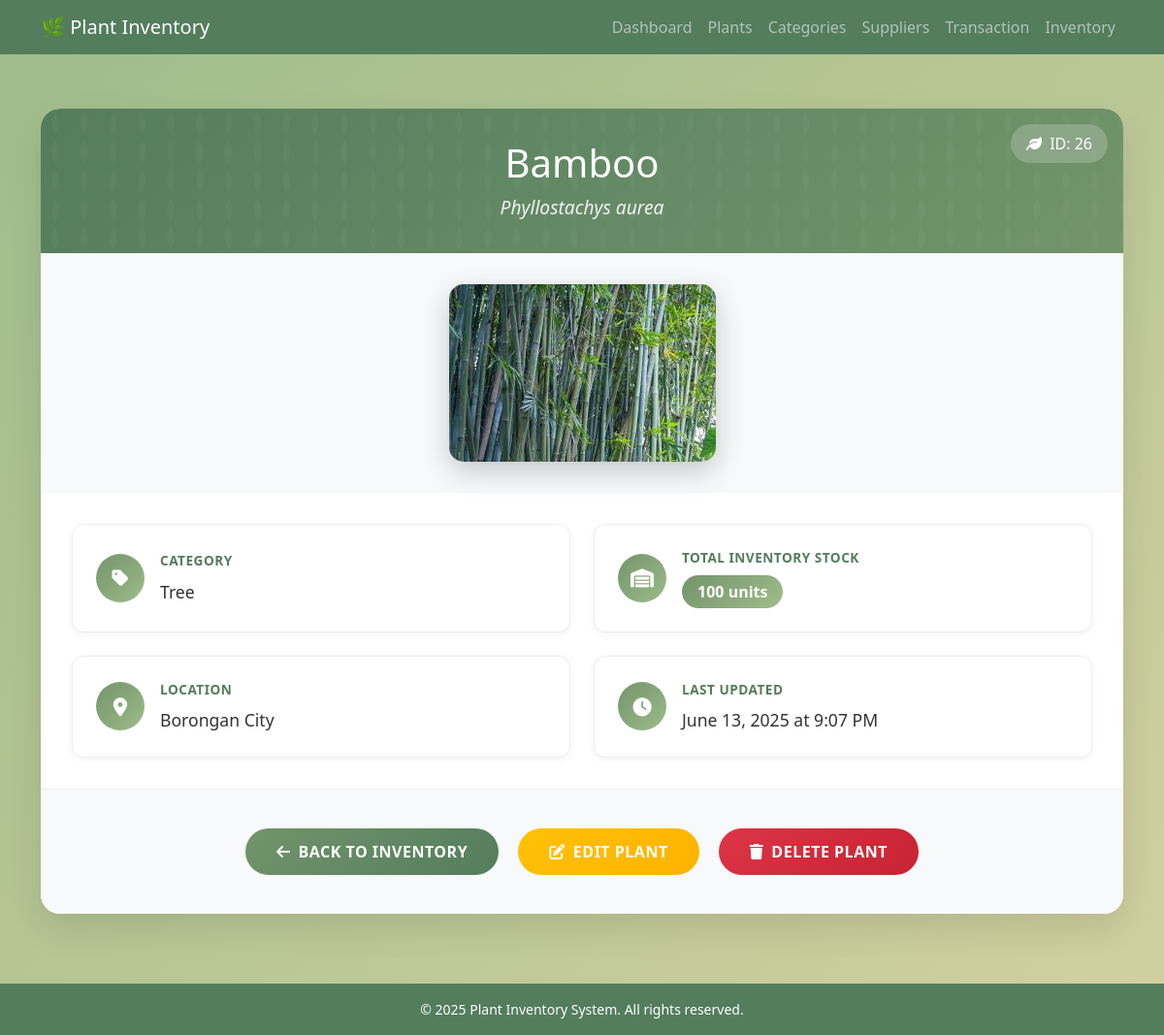
/view_plants.php?id=26 (signed in), run on the app's committed database.
### tables this page shows
CREATE TABLE `plants` (
  `PlantID` int(11) NOT NULL,
  `Name` varchar(255) NOT NULL,
  `ScientificName` varchar(255) NOT NULL,
  `Location` varchar(255) NOT NULL,
  `LastUpdated` datetime NOT NULL DEFAULT current_timestamp(),
  `ImagePath` longblob NOT NULL,
  `category_id` int(11) DEFAULT NULL
);

CREATE TABLE `category` (
  `category_id` int(11) NOT NULL,
  `category_name` varchar(50) NOT NULL
);

### view_plants.php (the view, shortened to what this page needs)
<?php
    include 'navbar.php';
    include 'auth.php';
    $plantID = isset($_GET['id']) ? intval($_GET['id']) : 0;
    $sql = "
        SELECT
            plants.*,
            category.category_name,
            COALESCE(SUM(inventory.inv_quantity), 0) as total_inventory_quantity
        FROM
            plants
        LEFT JOIN
            category
        ON
            plants.category_id = category.category_id
        LEFT JOIN
            inventory
        ON
            plants.PlantID = inventory.PlantID
        WHERE
            plants.PlantID = ?
        GROUP BY
            plants.PlantID
    ";
    $stmt = $conn->prepare($sql);
    $stmt->bind_param("i", $plantID);
    $stmt->execute();
    $result = $stmt->get_result();
    $plant = $result->fetch_assoc();
?>
<!DOCTYPE html>
<html lang="en">
<head>
    <link href="https://cdn.jsdelivr.net/npm/bootstrap@5.3.0/dist/css/bootstrap.min.css" rel="stylesheet">
    <link href="https://cdnjs.cloudflare.com/ajax/libs/font-awesome/6.0.0/css/all.min.css" rel="stylesheet">
</head>
<body>
    <div class="container py-4">
        <div class="plant-card">
            <div class="plant-header">
                <div class="status-indicator">
                    <i class="fas fa-leaf me-1"></i>
                    ID: <?= htmlspecialchars($plant['PlantID']) ?>
                </div>
                <h1><?= htmlspecialchars($plant['Name']) ?></h1>
                <div class="scientific-name"><?= htmlspecialchars($plant['ScientificName']) ?></div>
            </div>
            <div class="plant-image-container">
                <?php
                    $imagePath = $plant['ImagePath'];
                    if (!empty($imagePath) && file_exists($imagePath)) {
                        $imageSrc = htmlspecialchars($imagePath);
                        echo "<img src='$imageSrc' alt='".htmlspecialchars($plant['Name'])."' class='plant-image'>";
                    } elseif (!empty($imagePath)) {
                        echo "<div class='image-error'><i class='fas fa-exclamation-triangle fa-2x mb-2'></i><br>Image File Missing</div>";
                    } else {
                        echo "<div class='no-image-placeholder'><i class='fas fa-camera fa-2x mb-2'></i><br>No Image Available</div>";
                    }
                ?>
            </div>
            <div class="detail-section">
                <div class="details-grid">
                    <div class="detail-row">
                        <div class="detail-icon"><i class="fas fa-tag"></i></div>
                        <div class="detail-content">
                            <div class="detail-label">Category</div>
                            <div class="detail-value"><?= htmlspecialchars($plant['category_name']) ?></div>
                        </div>
                    </div>
                    <div class="detail-row">
                        <div class="detail-icon">
                            <i class="fas fa-warehouse"></i>
                        </div>
                        <div class="detail-content">
                            <div class="detail-label">Total Inventory Stock</div>
                            <div class="detail-value">
                                <span class="quantity-badge"><?= htmlspecialchars($plant['total_inventory_quantity']) ?> units</span>
                            </div>
                        </div>
                    </div>
                    <div class="detail-row">
                        <div class="detail-icon">
                            <i class="fas fa-map-marker-alt"></i>
                        </div>
                        <div class="detail-content">
                            <div class="detail-label">Location</div>
                            <div class="detail-value"><?= htmlspecialchars($plant['Location']) ?></div>
                        </div>
                    </div>
                    <div class="detail-row">
                        <div class="detail-icon">
                            <i class="fas fa-clock"></i>
                        </div>
                        <div class="detail-content">
                            <div class="detail-label">Last Updated</div>
                            <div class="detail-value">
                                <?php
                                    $date = new DateTime($plant['LastUpdated']);
                                    echo $date->format('F j, Y \a\t g:i A');
                                ?>
                            </div>
                        </div>
                    </div>
                </div>
            </div>
            <div class="action-buttons">
                <a href="plants.php" class="btn btn-custom btn-back">
                    <i class="fas fa-arrow-left me-2"></i>Back to Inventory
                </a>
                <a href="edit_plants.php?id=<?= $plant['PlantID'] ?>" class="btn btn-custom btn-edit">
                    <i class="fas fa-edit me-2"></i>Edit Plant
                </a>
                <button class="btn btn-custom btn-delete" onclick="confirmDelete()">
                    <i class="fas fa-trash me-2"></i>Delete Plant
                </button>
            </div>
        </div>
    </div>
<footer class="text-center py-3 mt-5" style="background-color: #537D5D; color: white;">
    <div class="container">
        <small>&copy; <?= date('Y') ?> Plant Inventory System. All rights reserved.</small>
    </div>
</footer>
</body>
</html>

### view_plants.php (style rules this page uses)
:root { --primary-dark-green: #537D5D; --primary-green: #73946B; --secondary-light-green: #9EBC8A; --accent-beige: #D2D0A0; }
body { background: linear-gradient(135deg, var(--secondary-light-green) 0%, var(--accent-beige) 100%); font-family: 'Segoe UI', sans-serif; min-height: 100vh; }
.plant-card { background: white; border-radius: 20px; box-shadow: 0 15px 35px rgba(0,0,0,0.1); overflow: hidden; margin-top: 2rem; }
.plant-header { background: linear-gradient(135deg, var(--primary-dark-green) 0%, var(--primary-green) 100%); color: white; padding: 2rem; text-align: center; position: relative; }
.plant-header::before { content: ''; position: absolute; top: 0; left: 0; right: 0; bottom: 0; opacity: 0.3; }
.plant-header h1 { position: relative; z-index: 1; margin-bottom: 0.5rem; font-weight: 300; }
.plant-header .scientific-name { position: relative; z-index: 1; font-style: italic; font-size: 1.2rem; opacity: 0.9; }
.plant-image-container { position: relative; text-align: center; padding: 2rem; background: #f8f9fa; }
.plant-image { max-width: 100%; max-height: 400px; border-radius: 15px; box-shadow: 0 10px 30px rgba(0,0,0,0.2); object-fit: cover; }
.detail-section { padding: 2rem; }
.details-grid { display: grid; grid-template-columns: 1fr 1fr; gap: 1.5rem; }
.detail-row { display: flex; align-items: center; padding: 1.5rem; border: 1px solid #eee; border-radius: 12px; background: #fff; box-shadow: 0 2px 8px rgba(0,0,0,0.05); transition: all 0.3s ease; }
.detail-icon { width: 50px; height: 50px; background: linear-gradient(135deg, var(--primary-green), var(--secondary-light-green)); border-radius: 50%; display: flex; align-items: center; justify-content: center; color: white; margin-right: 1rem; flex-shrink: 0; font-size: 1.2rem; }
.detail-content { flex-grow: 1; }
.detail-label { font-weight: 600; color: var(--primary-dark-green); font-size: 0.85rem; text-transform: uppercase; letter-spacing: 0.5px; margin-bottom: 0.5rem; }
.detail-value { font-size: 1.1rem; color: #333; font-weight: 500; }
.quantity-badge { background: linear-gradient(135deg, var(--primary-green), var(--secondary-light-green)); color: white; padding: 0.3rem 1rem; border-radius: 25px; font-weight: 600; font-size: 1rem; display: inline-block; }
.action-buttons { padding: 2rem; background: #f8f9fa; text-align: center; border-top: 1px solid #eee; }
.btn-custom { margin: 0.5rem; padding: 0.75rem 2rem; border-radius: 25px; font-weight: 600; text-transform: uppercase; letter-spacing: 0.5px; border: none; transition: all 0.3s ease; }
.btn-edit { background: linear-gradient(135deg, #ffc107, #ffb300); color: white; }
.btn-delete { background: linear-gradient(135deg, #dc3545, #c82333); color: white; }
.btn-back { background: linear-gradient(135deg, var(--primary-green), var(--primary-dark-green)); color: white; }
.status-indicator { position: absolute; top: 1rem; right: 1rem; background: rgba(255,255,255,0.2); padding: 0.5rem 1rem; border-radius: 20px; backdrop-filter: blur(10px); }

### data on the page
plants: PlantID "26", Name "Bamboo", ScientificName "Phyllostachys aurea", ImagePath (picture), category.category_name "Tree", Location "Borongan City", LastUpdated "June 13, 2025 at 9:07 PM"

### other printed values
$plant['total_inventory_quantity'] "100"
